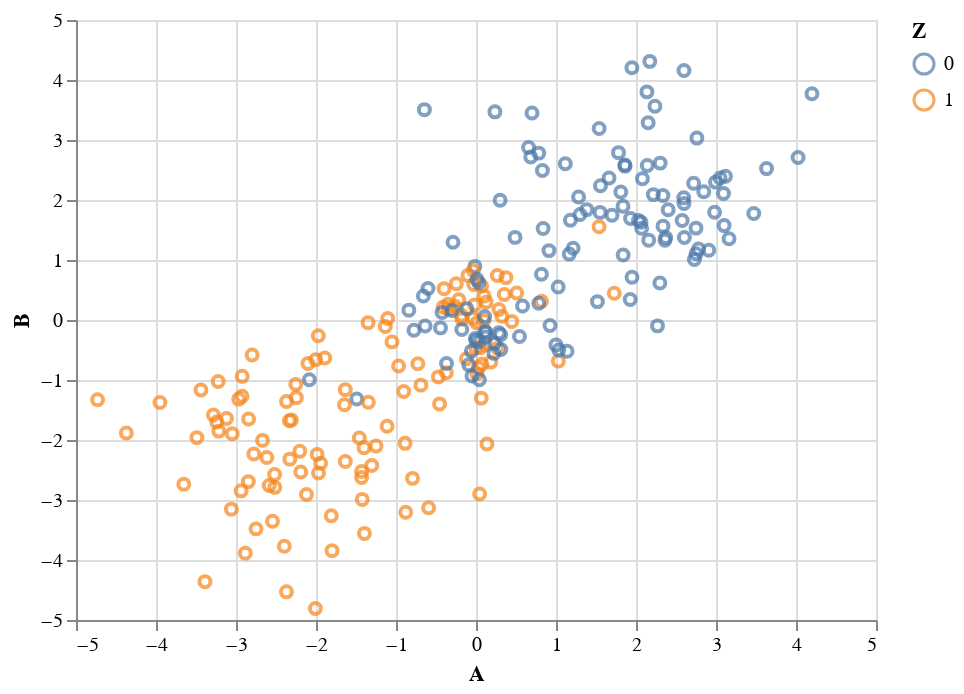

The code cell stored with this chart in its notebook:
### Code cell
alt.Chart(raw_df[mycols]).mark_point().encode(
    alt.X('A'),
    alt.Y('B'),
    color = "Z:N")

### Figure 1 — Vega-Lite specification as saved in the notebook (floating-point values rounded to 4 significant figures; data arrays with more than 128 entries replaced by an {"elided": "..."} marker saying what was removed)
{"config": {"view": {"continuousWidth": 400, "continuousHeight": 300}}, "data": {"name": "data-847115548ea15baf2f1c12616929033a"}, "mark": "point", "encoding": {"color": {"type": "nominal", "field": "Z"}, "x": {"type": "quantitative", "field": "A"}, "y": {"type": "quantitative", "field": "B"}}, "$schema": "https://vega.github.io/schema/vega-lite/v4.8.1.json", "datasets": {"data-847115548ea15baf2f1c12616929033a": {"elided": "240 records"}}}
